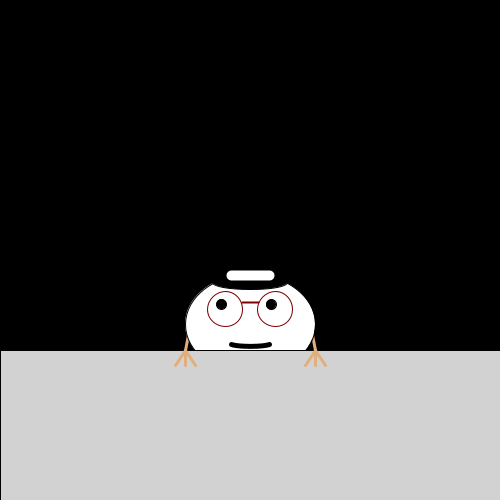
Frame 1 (no input)
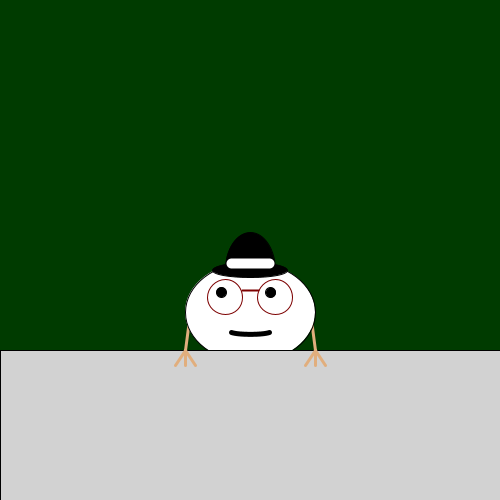
Frame 60 (the mouse pressed at the canvas centre just before this capture)
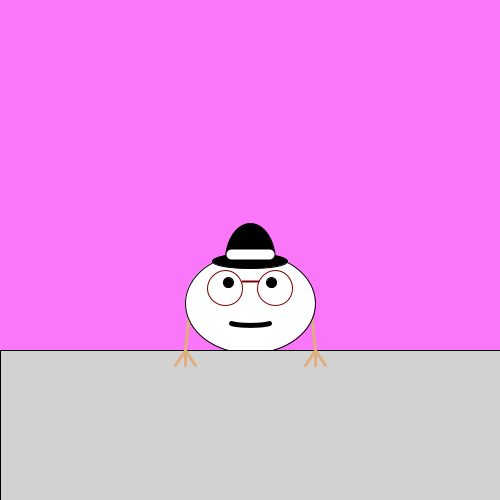
Frame 120 (the mouse held since frame 60 and released just before this capture)

The Processing sketch that drew these frames (run headless with seeded random() and noise(); from frame 60 on, the mouse is pressed at the canvas centre):

// Processing sketch: processing_159615
// ── processing_159615.pde

// eye movement vars
int leftEyeX = 225;
int leftEyeY;
int rightEyeX = 275;
int rightEyeY;
float leftPupilX;
float leftPupilY;
float rightPupilX;
float rightPupilY;
float leftAngle;
float rightAngle;
float leftDist;
float rightDist;
int eyeRadius = 35;
int pupilRadius = 5;
// head bob vars
int moveVector = 1;
int moveY = 325;
int moveTOP = 300;
int moveBOTTOM = 325;
int wordTick = 0;
float r = 0;
float g = 0;
float b = 0;
int tick = 1;

void setup (){
  size(500,500); 
  frameRate(20);
  smooth();
}
void draw(){
  // background colour
  background(r,g,b);
  r = mouseX;
  b = mouseY; 
  if (g < 255 && tick == 1)
    g++;
  if (g==255){
    g--;
    tick = -1;
  }
  if (g >-1 && tick == -1)
    g--;
  if (g == 0)
  {
    g++;
    tick = 1;
  } 
//----------------------------------------------------------
  // movement of head
   if(moveVector == 1 && moveY > moveTOP){
     moveY--;
   }
   if(moveY == moveTOP){
     moveY++;
     moveVector = -1;
   }
   if(moveVector == -1 && moveY < moveBOTTOM){
     moveY++;
   }
   if(moveY == moveBOTTOM){
     moveY--;
     moveVector = 1;
     wordTick +=5;
   }
 
  // movement of eye pupils
    // vars dec
    leftEyeY = moveY-15;
    rightEyeY = moveY-15;
    // left pupil
    leftDist = dist(mouseX, mouseY, leftEyeX, leftEyeY);
    leftAngle = acos((mouseX-leftEyeX)/leftDist);
    if(mouseY <= leftEyeY){
      leftAngle= PI*2 - leftAngle;
    }
    if(leftDist < (eyeRadius-pupilRadius)){
      leftPupilX = mouseX;
      leftPupilY = mouseY;
    }
    else {
      leftPupilX = cos(leftAngle)*(eyeRadius - pupilRadius)/5 + leftEyeX;
      leftPupilY = sin(leftAngle)*(eyeRadius - pupilRadius)/5 + leftEyeY;
    }
    // right pupil
    rightDist = dist(mouseX, mouseY, rightEyeX, rightEyeY);
    rightAngle = acos((mouseX-rightEyeX)/rightDist);
    if(mouseY <= rightEyeY){
      rightAngle= PI*2 - rightAngle;
    }
    if(rightDist < (eyeRadius-pupilRadius)){
      rightPupilX = mouseX;
      rightPupilY = mouseY;
    }
    else {
      rightPupilX = cos(rightAngle)*(eyeRadius - pupilRadius)/5 + rightEyeX;
      rightPupilY = sin(rightAngle)*(eyeRadius - pupilRadius)/5  + rightEyeY;
    }
//----------------------------------------------------------     
 // creature arms
    stroke(225,174,125);
    strokeWeight(3);
    line(185,350,190,moveY);
    line(315,350,310,moveY);
 
 // creature head
    //head + mouth + hat + eyes
    stroke(0);
    strokeWeight(1);
    fill(255);
    ellipse(250,moveY,130,100); // head
    fill(0);
    ellipse(250,moveY-42,75,15); //hat brim
    arc(250, moveY-42, 50, 75, -PI, 0); // hat top
    stroke(255);
    strokeWeight(10);
    line(231, moveY-49, 269, moveY-49); // hat stripe
    strokeWeight(1);
    stroke(124,0,0);
    noFill();
    ellipse(225,moveY-15,35,35); // left eye
    ellipse(275,moveY-15,35,35); // right eye
    strokeWeight(5);
    stroke(0);
    curve(225,moveY+5,231,moveY+20, 269, moveY+20,275,moveY+5); // smile
    stroke(124,0,0);
    strokeWeight(2);
    line(242, moveY-22, 258, moveY-22); // eyeglass nose line
    //line(#,#,208,moveY-22);
    //line(292,moveY-22,#,#);
    strokeWeight(1);
    stroke(0);
    
  // eye pupils
    fill(0);
    //left
    ellipse(leftPupilX,leftPupilY,2*pupilRadius,2*pupilRadius);
    //right
    ellipse(rightPupilX,rightPupilY,2*pupilRadius,2*pupilRadius);
   
    
    
    
//----------------------------------------------------------  
 // Wall
  
  fill(210);
  rect(0,350,500,150); // wall
  stroke(225,174,125);
  strokeWeight(3);
  line(185,350,175,365);
  line(185,350,185,365);
  line(185,350,195,365);
  line(315,350,305,365);
  line(315,350,315,365);
  line(315,350,325,365);
  
  
  
// words


}
